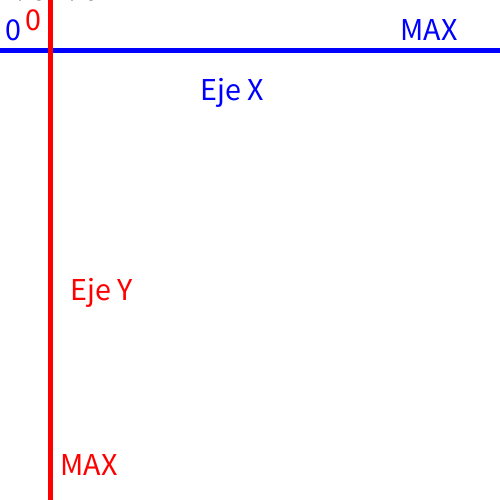
Frame 1 (no input)
Frame 60 (the mouse pressed at the canvas centre just before this capture): identical to frame 1, image omitted
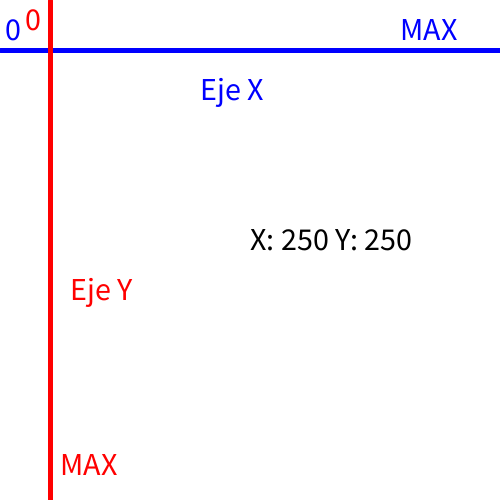
Frame 120 (the mouse held since frame 60 and released just before this capture)

The Processing sketch that drew these frames (run headless with seeded random() and noise(); from frame 60 on, the mouse is pressed at the canvas centre):

// Processing sketch: Coordenadas_Cartesianas
// ── Coordenadas_Cartesianas.pde
void setup() {
  size(500, 500);
  
}

void draw() {
  background(255);

  stroke(0, 0, 255);
  fill(0, 0, 255);
  strokeWeight(5);
  textSize(32);
  line(0, 50, width, 50);
  text("Eje X", width/2-50, 100);
  text("0", 5, 40);
  text("MAX", width-100, 40);

  stroke(255, 0, 0);
  fill(255, 0, 0);
  line(50, 0, 50, height);
  text("Eje Y", 70, height/2+50);
  text("0", 25, 30);
  text("MAX", 60, height-25);

  fill(0);
  text("X: "+mouseX+" Y: "+mouseY, mouseX, mouseY);
}
